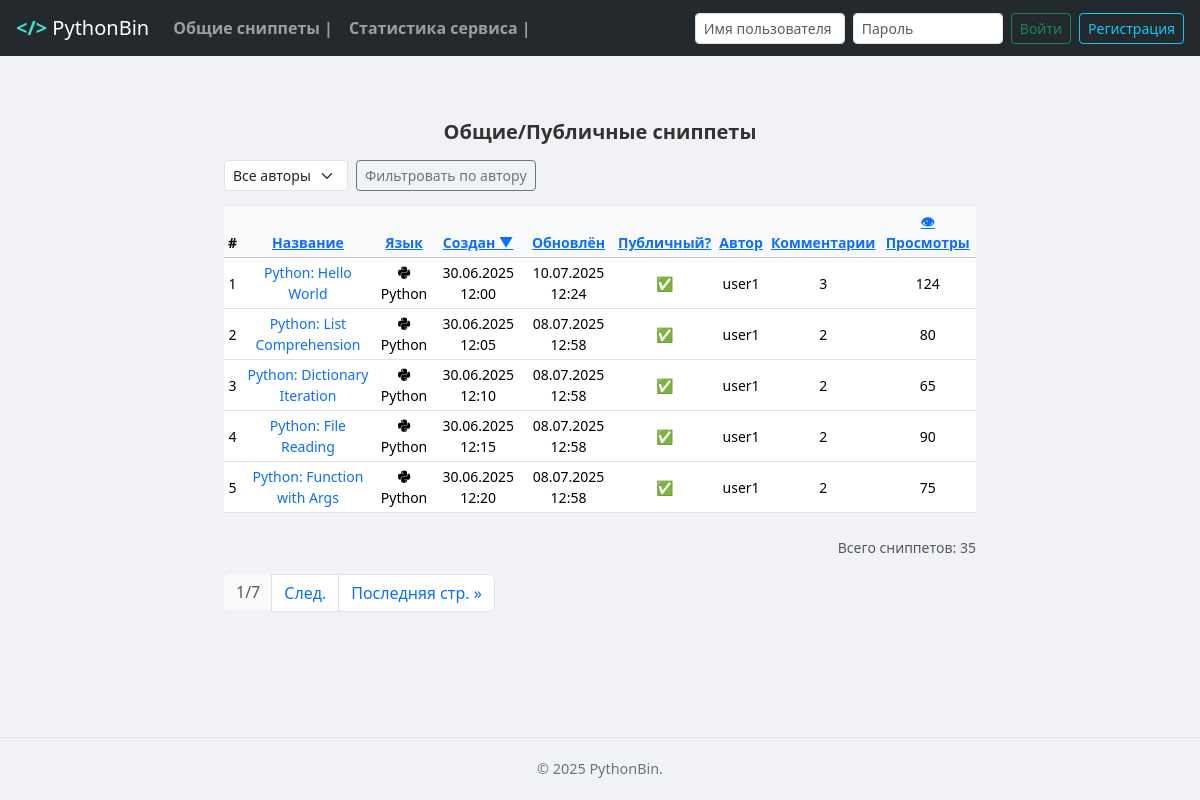
Page /snippets/ on the earlier database version.
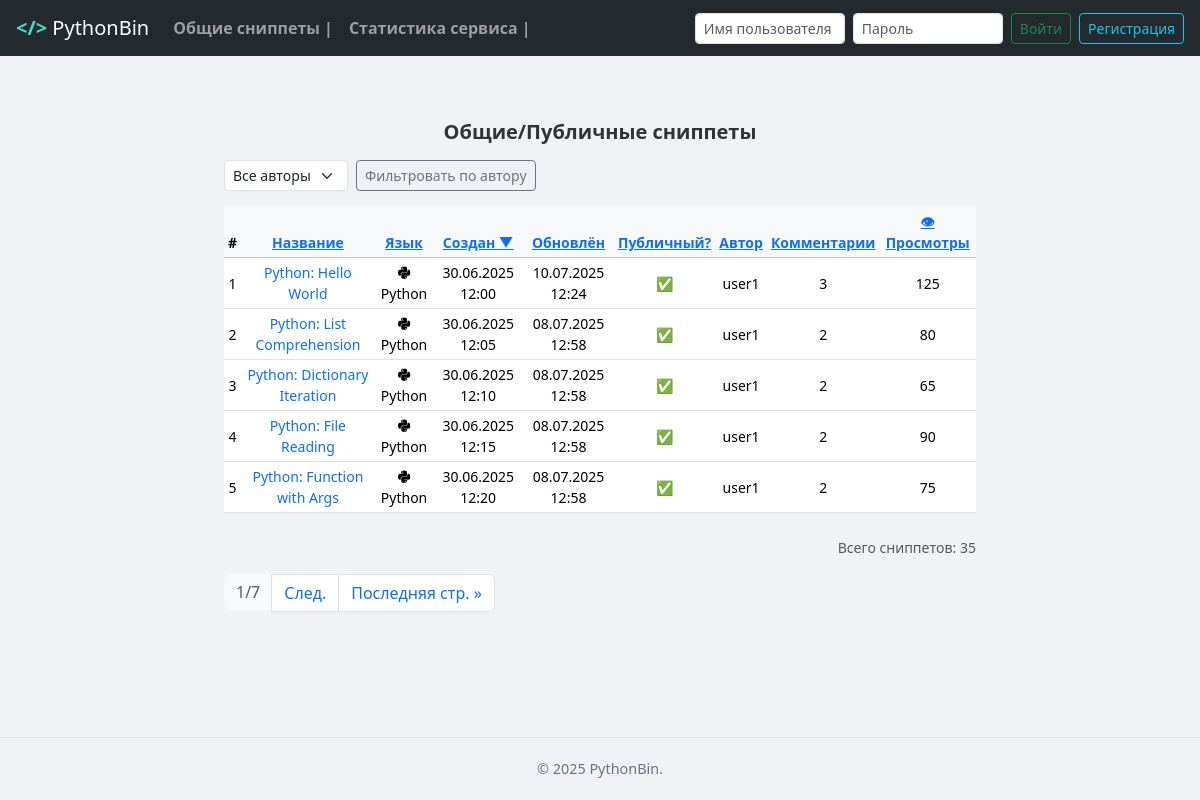
Same page on the later database version.
### MainApp/models.py (models this page shows, shortened)
class Snippet(models.Model):
    name = models.CharField(max_length=100)
    lang = models.CharField(max_length=30, choices=LANG_CHOICES, default='-')
    code = models.TextField(max_length=5000)
    creation_date = models.DateTimeField(auto_now_add=True)
    updated_date = models.DateTimeField(auto_now=True)
    description = models.TextField(blank=True, null=True, max_length=5000)
    views_count = models.PositiveIntegerField(default=0)
    user = models.ForeignKey(to=User, on_delete=models.CASCADE)
    public = models.BooleanField(default=False, verbose_name='Публичный сниппет')
    tags = models.ManyToManyField(Tag, related_name='snippets', blank=True)

### MainApp/views.py (the view)
# urls.py: path('snippets/', snippets_list, name='snippets-list'),
def snippets_list(request):
    pagename = 'Просмотр сниппетов'
    lang = request.GET.get('lang')
    user_id = request.GET.get('user_id')
    search = request.GET.get('search')
    sort = request.GET.get('sort', 'creation_date')
    qs = Snippet.objects.annotate(num_comments=Count('comment'))
    if user_id:
        qs = qs.filter(user_id=user_id)
    if lang:
        qs = qs.filter(lang=lang)
    if search:
        qs = qs.filter(Q(name__icontains=search) | Q(code__icontains=search))
    if request.user.is_authenticated:
        qs = qs.filter(Q(public=True) | Q(user=request.user))
    else:
        qs = qs.filter(public=True)
    allowed_fields = ['name', 'lang', 'creation_date']
    if sort.startswith('-'):
        sort_field = sort[1:]
    else:
        sort_field = sort
    if sort_field not in allowed_fields:
        sort = '-creation_date'  # сортировка по умолчанию
    qs = qs.order_by(sort)
    paginator = Paginator(qs, 5)
    page_number = request.GET.get('page')
    page_obj = paginator.get_page(page_number)
    active_users = User.objects.filter(snippet__public=True).distinct()
    context = {
        'pagename': pagename,
        'lang': lang,
        'user_id': user_id,
        'search': search,
        'sort': sort,
        'active_users': active_users,
        'count_snippets': qs.count(),
        'page_obj': page_obj,
        'snippets': page_obj,
    }
    return render(request, 'view_snippets.html', context)

### MainApp/forms.py
class SnippetSearchForm(forms.Form):
    query = forms.CharField(
        label='Поиск',
        required=False,
        widget=forms.TextInput(attrs={'placeholder': 'Поиск по названию, коду или языку...'})
    )

### MainApp/context_processors.py (called while the page is built)
def search_form(request):
    return {'search_form': SnippetSearchForm(request.GET)}

### MainApp/templatetags/lang_tags.py (called while the page is built)
@register.simple_tag
def lang_icon_class(lang):
    return LANG_ICONS.get(lang.lower(), 'fa-solid fa-file-code')

### MainApp/templates/view_snippets.html (shortened to what this page needs)
{% extends 'base.html' %}
{% load lang_tags %}
{% block content %}
<div class="container my-4">
    <div class="text-center mb-3">
        <h5 class="fw-bold mt-4">Общие/Публичные сниппеты</h5>
    </div>
    <div class="table-responsive">
    <form method="get" class="mb-3">
    <div class="row g-2 align-items-center">
        <div class="col-auto">
            <select name="user_id" class="form-select form-select-sm">
                <option value="">Все авторы</option>
            </select>
        </div>
        <div class="col-auto">
            <button type="submit" class="btn btn-outline-secondary btn-sm">Фильтровать по автору</button>
        </div>
    </div>
</form>
        <table class="table table-hover table-sm align-middle">
            <thead class="table-light small">
    <tr>
        <th>#</th>
        <th>
            <a href="?sort=name&order={% if sort == 'name' and order == 'asc' %}desc{% else %}asc{% endif %}">
                Название
            </a>
        </th>
        <th>
            <a href="?sort=lang&order={% if sort == 'lang' and order == 'asc' %}desc{% else %}asc{% endif %}">
                Язык
            </a>
        </th>
        <th>
            <a href="?sort=creation_date&order={% if sort == 'creation_date' and order == 'asc' %}desc{% else %}asc{% endif %}">
                Создан
                {% if sort == 'creation_date' %}
                    {% if order == 'asc' %}▲{% else %}▼{% endif %}
                {% endif %}
            </a>
        </th>
        <th>
            <a href="?sort=updated_date&order={% if sort == 'updated_date' and order == 'asc' %}desc{% else %}asc{% endif %}">
                Обновлён
            </a>
        </th>
        <th>
            <a href="?sort=is_public&order={% if sort == 'is_public' and order == 'asc' %}desc{% else %}asc{% endif %}">
                Публичный?
            </a>
        </th>
        <th>
            <a href="?sort=user&order={% if sort == 'user' and order == 'asc' %}desc{% else %}asc{% endif %}">
                Автор
            </a>
        </th>
        <th>
            <a href="?sort=num_comments&order={% if sort == 'num_comments' and order == 'asc' %}desc{% else %}asc{% endif %}">
                Комментарии
            </a>
        </th>
        <th>
            <a href="?sort=views_count&order={% if sort == 'views_count' and order == 'asc' %}desc{% else %}asc{% endif %}">
                👁 Просмотры
            </a>
        </th>
    </tr>
</thead>
<tbody class="small">
    {% for snippet in page_obj %}
      <tr>
          <td>{{ forloop.counter }}</td>
          <td>
              <a href="{% url 'MainApp:snippet-detail' snippet.id %}" class="text-decoration-none">
                  {{ snippet.name }}
              </a>
          </td>
          <td>
              <i class="{% lang_icon_class snippet.lang %}"></i>
              <span>{{ snippet.get_lang_display }}</span>
          </td>
          <td>{{ snippet.creation_date|date:"d.m.Y H:i" }}</td>
          <td>{{ snippet.updated_date|date:"d.m.Y H:i" }}</td>
          <td>
              {% if snippet.public %}
                  ✅
              {% else %}
                  🔒
              {% endif %}
          </td>
          <td>{{ snippet.user.username|default:"Аноним" }}</td>
          <td>{{ snippet.num_comments|default:"-" }}</td>
          <td>{{ snippet.views_count }}</td>
      </tr>
    {% empty %}
      <tr>
          <td colspan="9" class="text-center text-muted">Сниппеты отсутствуют</td>
      </tr>
    {% endfor %}
</tbody>
</table>
</div>
    <div class="text-end mt-2 small">
        <span class="text-muted">Всего сниппетов: {{ count_snippets }}</span>
    </div>
{% include 'includes/paginator.html' %}
</div>
{% endblock %}

### MainApp/templates/base.html (shortened to what this page needs)
<!doctype html>
{% load static %}
{% load message_extras %}
{% load lang_tags %}
<html lang="ru" class="h-100">
<head>
    <link href="https://cdn.jsdelivr.net/npm/bootstrap@5.3.7/dist/css/bootstrap.min.css" rel="stylesheet">
    <link rel="stylesheet" href="{% static 'css/styles.css' %}">
    <link rel="stylesheet" href="https://cdnjs.cloudflare.com/ajax/libs/font-awesome/6.5.0/css/all.min.css">
</head>
<body class="d-flex flex-column h-100">
{% include 'includes/navbar.html' %}
<main role="main" class="container">
    {% block content %}{% endblock %}
</main>
<footer class="mt-auto">
    <div class="container">
        <span>&copy; 2025 PythonBin.</span>
    </div>
</footer>
</body>
</html>

### MainApp/templates/includes/navbar.html (shortened to what this page needs)
<header class="navbar navbar-expand-lg navbar-dark" style="background-color:#24292e; padding: 0.5rem 1rem;">
  <a class="navbar-brand" href="{% url 'MainApp:home' %}">
    <span style="color: #40E0D0; font-weight: bold;">&lt;/&gt;</span> PythonBin
  </a>
  <div class="collapse navbar-collapse" id="navbarContent">
    <ul class="navbar-nav me-auto mb-2 mb-lg-0">
      <li class="nav-item">
        <a class="nav-link" href="{% url 'MainApp:snippets-list' %}">
          <strong>Общие сниппеты |</strong>
        </a>
      </li>
      <li class="nav-item">
        <a class="nav-link" href="{% url 'MainApp:snippets-stats' %}">
          <strong>Статистика сервиса |</strong>
        </a>
      </li>
    </ul>
    {% if request.user.is_authenticated %}
      {% include 'includes/search_form.html' %}
      <span class="navbar-text me-3" style="color:#c9d1d9;">
        Добро пожаловать, <span style="color:#56d364;">{{ request.user.username }}</span>
      </span>
      <a class="btn btn-outline-light" href="{% url 'MainApp:custom_logout' %}">Выйти</a>
    {% else %}
      <form class="d-flex align-items-center" action="{% url 'MainApp:custom_login' %}" method="post" style="gap:0.5rem;">
        <input class="form-control form-control-sm" type="text" name="username" placeholder="Имя пользователя" required style="width: 150px;">
        <input class="form-control form-control-sm" type="password" name="password" placeholder="Пароль" required style="width: 150px;">
        <button class="btn btn-sm btn-outline-success" type="submit">Войти</button>
        <a class="btn btn-sm btn-outline-info" href="{% url 'MainApp:custom_regist' %}">Регистрация</a>
      </form>
    {% endif %}
  </div>
</header>

### MainApp/templates/includes/paginator.html (shortened to what this page needs)
<div class="pagination mt-3" style="font-size: 1.1em;">
  <nav>
    <ul class="pagination justify-content-center">
      <li class="page-item disabled">
        <span class="page-link" style="background: #f8f9fa; border: none;">
          {{ page_obj.number }}/{{ page_obj.paginator.num_pages }}
        </span>
      </li>
      {% if page_obj.has_next %}
        <li class="page-item">
          <a class="page-link" href="?page={{ page_obj.next_page_number }}">След.</a>
        </li>
        <li class="page-item">
          <a class="page-link" href="?page={{ page_obj.paginator.num_pages }}">Последняя стр. &raquo;</a>
        </li>
      {% endif %}
    </ul>
  </nav>
</div>

### static/css/styles.css (style rules this page uses)
body { font-family: system-ui, -apple-system, "Segoe UI", Roboto, "Helvetica Neue", Arial, sans-serif; background-color: #f0f2f5; color: #333; margin: 0; min-height: 100vh; }
main.container { padding-top: 40px; padding-bottom: 60px; max-width: 800px; margin-left: auto; margin-right: auto; text-align: center; }
footer { padding: 20px 0; color: #6c757d; text-align: center; font-size: 0.9rem; border-top: 1px solid #e5e5e5; }

Differences in the rows shown:
changed Snippet "Python: Hello World": views_count "124" → "125"
